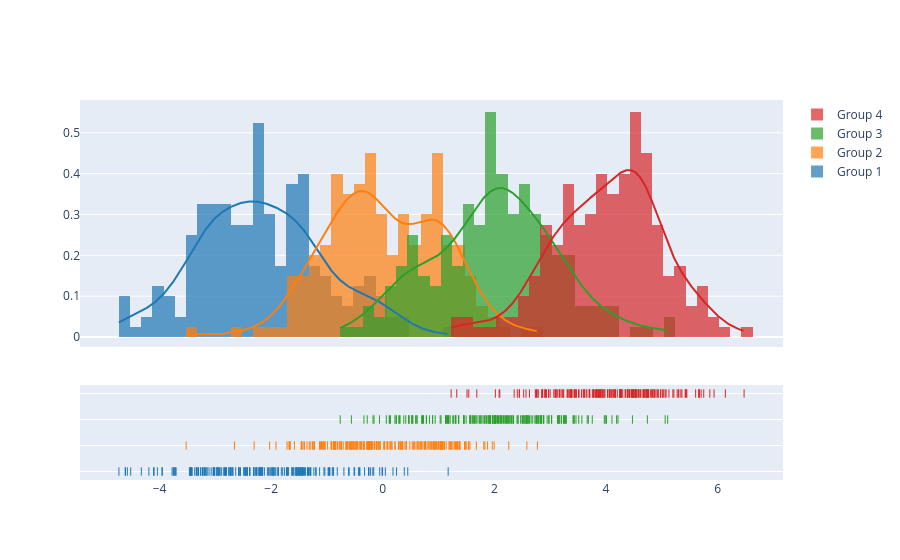

This figure's notebook cell:
### Code cell
import plotly.figure_factory as ff

# Add histogram data
x1 = np.random.randn(200) - 2
x2 = np.random.randn(200)
x3 = np.random.randn(200) + 2
x4 = np.random.randn(200) + 4

# Group data together
hist_data = [x1, x2, x3, x4]

group_labels = ['Group 1', 'Group 2', 'Group 3', 'Group 4']

# Create distplot with custom bin_size
fig = ff.create_distplot(hist_data, group_labels, bin_size=.2)
fig.show()

### Figure 1 — Plotly figure (JSON) as saved in the notebook; plotly's stock layout.template omitted (floating-point values rounded to 4 significant figures; data arrays with more than 128 entries replaced by an {"elided": "..."} marker saying what was removed)
{"data": [{"autobinx": false, "histnorm": "probability density", "legendgroup": "Group 1", "marker": {"color": "rgb(31, 119, 180)"}, "name": "Group 1", "opacity": 0.7, "type": "histogram", "x": {"elided": "200 float values"}, "xaxis": "x", "xbins": {"end": 1.171, "size": 0.2, "start": -4.728}, "yaxis": "y"}, {"autobinx": false, "histnorm": "probability density", "legendgroup": "Group 2", "marker": {"color": "rgb(255, 127, 14)"}, "name": "Group 2", "opacity": 0.7, "type": "histogram", "x": {"elided": "200 float values"}, "xaxis": "x", "xbins": {"end": 2.771, "size": 0.2, "start": -3.522}, "yaxis": "y"}, {"autobinx": false, "histnorm": "probability density", "legendgroup": "Group 3", "marker": {"color": "rgb(44, 160, 44)"}, "name": "Group 3", "opacity": 0.7, "type": "histogram", "x": {"elided": "200 float values"}, "xaxis": "x", "xbins": {"end": 5.104, "size": 0.2, "start": -0.7629}, "yaxis": "y"}, {"autobinx": false, "histnorm": "probability density", "legendgroup": "Group 4", "marker": {"color": "rgb(214, 39, 40)"}, "name": "Group 4", "opacity": 0.7, "type": "histogram", "x": {"elided": "200 float values"}, "xaxis": "x", "xbins": {"end": 6.473, "size": 0.2, "start": 1.225}, "yaxis": "y"}, {"legendgroup": "Group 1", "marker": {"color": "rgb(31, 119, 180)"}, "mode": "lines", "name": "Group 1", "showlegend": false, "type": "scatter", "x": {"elided": "500 float values"}, "xaxis": "x", "y": {"elided": "500 float values"}, "yaxis": "y"}, {"legendgroup": "Group 2", "marker": {"color": "rgb(255, 127, 14)"}, "mode": "lines", "name": "Group 2", "showlegend": false, "type": "scatter", "x": {"elided": "500 float values"}, "xaxis": "x", "y": {"elided": "500 float values"}, "yaxis": "y"}, {"legendgroup": "Group 3", "marker": {"color": "rgb(44, 160, 44)"}, "mode": "lines", "name": "Group 3", "showlegend": false, "type": "scatter", "x": {"elided": "500 float values"}, "xaxis": "x", "y": {"elided": "500 float values"}, "yaxis": "y"}, {"legendgroup": "Group 4", "marker": {"color": "rgb(214, 39, 40)"}, "mode": "lines", "name": "Group 4", "showlegend": false, "type": "scatter", "x": {"elided": "500 float values"}, "xaxis": "x", "y": {"elided": "500 float values"}, "yaxis": "y"}, {"legendgroup": "Group 1", "marker": {"color": "rgb(31, 119, 180)", "symbol": "line-ns-open"}, "mode": "markers", "name": "Group 1", "showlegend": false, "type": "scatter", "x": {"elided": "200 float values"}, "xaxis": "x", "y": {"elided": "200 str values"}, "yaxis": "y2"}, {"legendgroup": "Group 2", "marker": {"color": "rgb(255, 127, 14)", "symbol": "line-ns-open"}, "mode": "markers", "name": "Group 2", "showlegend": false, "type": "scatter", "x": {"elided": "200 float values"}, "xaxis": "x", "y": {"elided": "200 str values"}, "yaxis": "y2"}, {"legendgroup": "Group 3", "marker": {"color": "rgb(44, 160, 44)", "symbol": "line-ns-open"}, "mode": "markers", "name": "Group 3", "showlegend": false, "type": "scatter", "x": {"elided": "200 float values"}, "xaxis": "x", "y": {"elided": "200 str values"}, "yaxis": "y2"}, {"legendgroup": "Group 4", "marker": {"color": "rgb(214, 39, 40)", "symbol": "line-ns-open"}, "mode": "markers", "name": "Group 4", "showlegend": false, "type": "scatter", "x": {"elided": "200 float values"}, "xaxis": "x", "y": {"elided": "200 str values"}, "yaxis": "y2"}], "layout": {"barmode": "overlay", "hovermode": "closest", "legend": {"traceorder": "reversed"}, "xaxis": {"anchor": "y2", "domain": [0.0, 1.0], "zeroline": false}, "yaxis": {"anchor": "free", "domain": [0.35, 1], "position": 0.0}, "yaxis2": {"anchor": "x", "domain": [0, 0.25], "dtick": 1, "showticklabels": false}}}
